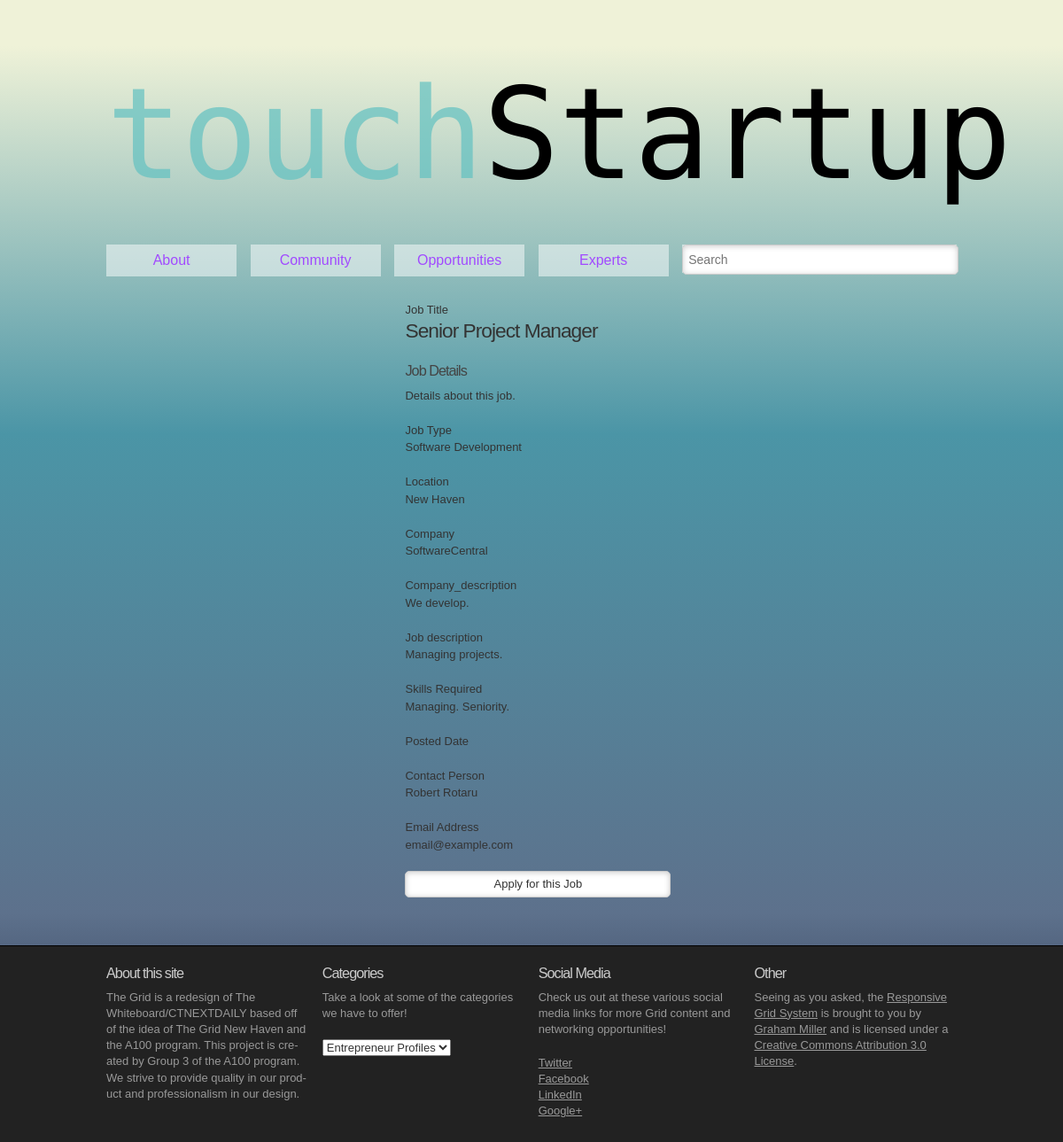
/viewjob.php?id=1, run on the app's committed database.
### tables this page shows
CREATE TABLE IF NOT EXISTS `jobs` (
  `id` smallint(5) unsigned NOT NULL AUTO_INCREMENT,
  `title` varchar(30) NOT NULL,
  `type` varchar(30) NOT NULL,
  `location` varchar(30) NOT NULL,
  `company` varchar(30) NOT NULL,
  `company_description` mediumtext NOT NULL,
  `job_description` mediumtext NOT NULL,
  `skills` tinytext NOT NULL,
  `date` timestamp NOT NULL DEFAULT CURRENT_TIMESTAMP ON UPDATE CURRENT_TIMESTAMP,
  `companyID` char(32) NOT NULL,
  `contact_name` varchar(30) NOT NULL,
  `contact_email` varchar(30) NOT NULL,
  `imageLink` varchar(100) NOT NULL DEFAULT 'images/default_user.png',
  PRIMARY KEY (`id`)
);

### viewjob.php (the view, shortened to what this page needs)
<?php
require_once("header.php");
?>
    <div class="section group">
      <div class="col span_1_of_3" style="padding: 1em;">
    <?php
    $jobid=$_GET["id"];
    $sql = "SELECT * FROM jobs where id=".$jobid."";
    try {
      $rows = $conn->query($sql);
      foreach($rows as $row) {
        echo " <dl>
      <dt>Job Title</dt><dd><h3>".$row['title']."</h3></dd>
      <h4>Job Details</h4>
	    <p>Details about this job.<p>
      <dt>Job Type</dt><dd>".$row['type']."</dd>
      <dt>Location</dt><dd>".$row['location']."</dd>
      <dt>Company</dt><dd>".$row['company']."</dd>
      <dt>Company_description</dt><dd>".$row['company_description']."</dd>
      <dt>Job description</dt><dd>".$row['job_description']."</dd>
      <dt>Skills Required</dt><dd>".$row['skills']."</dd>
      <dt>Posted Date</dt><dd>".$row['postingDate']."</dd>
      <dt>Contact Person</dt><dd>".$row['contact_name']."</dd>
      <dt>Email Address</dt><dd>".$row['contact_email']."</dd>
    </dl>
    "
	;
	  }
    } catch (PDOException $e) {
      echo "Query failed: " . $e->getMessage();
    }
	  ?>
      <form method="post" action="apply.html" >
  <input type="submit" name="submit" value="Apply for this Job">
  </form>
 </div>
 </div>
<?php require_once("footer.php"); ?>

### css/responsivegridsystem.css (style rules this page uses)
body { margin : 0 auto; padding : 0; font : 100%/1.4 'lucida sans unicode', 'lucida grande', 'Trebuchet MS', verdana, arial, helvetica, helve, sans-serif; color : #000; text-align: center; background: #fff; }
button, input, select, textarea { font-family : MuseoSlab100, lucida sans unicode, 'lucida grande', 'Trebuchet MS', verdana, arial, helvetica, helve, sans-serif; color : #333; }
h1, h2, h3, h4, h5, h6 { font-family: MuseoSlab300, 'lucida sans unicode', 'lucida grande', 'Trebuchet MS', verdana, arial, helvetica, helve, sans-serif; font-weight : normal; margin-top: 0px; letter-spacing: -1px; }
h3 { color: #333; margin-bottom : 0.3em; letter-spacing: -1px; font-size : 1.75em; line-height : 1.3; }
h4 { color: #444; margin-bottom : 0.5em; font-size : 1.25em; line-height : 1.25; }
p, ol, ul, dl, address { margin-bottom : 1.5em; font-size : 1em; }
p { hyphens : auto; }
dl, dd { margin-bottom : 1.5em; }
dt { font-weight : normal; }
form { margin : 0; }
button, search, input, select, textarea { font-size : 100%; margin : 0; vertical-align : baseline; *vertical-align : middle; }
button, input { line-height : normal; *overflow : visible; }
button, input[type="button"], input[type="reset"], input[type="submit"] { padding: 0.5em 1em; margin: 0 0 1em; 0; cursor : pointer; text-shadow:0 1px 0 #fff; }
input { display:block; width:97%; margin:0 0 20px 0; border:1px solid #ccc; font-size:1em; padding:5px; -moz-border-radius:5px; -webkit-border-radius:5px; border-radius:5px; background:#fff; -moz-box-shadow:inset 0px 0px 6px #ccc; -webkit-box-shadow:inset 0px 1px 6px #ccc; box-shadow:inset 0px 1px 6px #ccc; }
.section { clear: both; padding: 0px; margin: 0px; }
.group:before, .group:after { content:""; display:table; }
.group:after { clear:both; }
.group { zoom:1; }
html { -webkit-overflow-scrolling : touch; -webkit-tap-highlight-color : rgb(52,158,219); -webkit-text-size-adjust : 100%; -ms-text-size-adjust : 100%; }
button, input[type="button"], input[type="reset"], input[type="submit"] { -webkit-appearance : button; }
p { -webkit-hyphens : auto; -webkit-hyphenate-character : "\2010"; -webkit-hyphenate-limit-after : 1; -webkit-hyphenate-limit-before : 3; -moz-hyphens : auto; }

### css/col.css (style rules this page uses)
.col { display: block; float:left; margin: 0 0 1.6% 1.6%; }

### css/3cols.css (style rules this page uses)
.span_1_of_3 { width: 32.2%; }

### data on the page
jobs: title "Senior Project Manager", type "Software Development", location "New Haven", company "SoftwareCentral", company_description "We develop.", job_description "Managing projects.", skills "Managing. Seniority.", contact_name "Robert Rotaru", contact_email "email@example.com"
